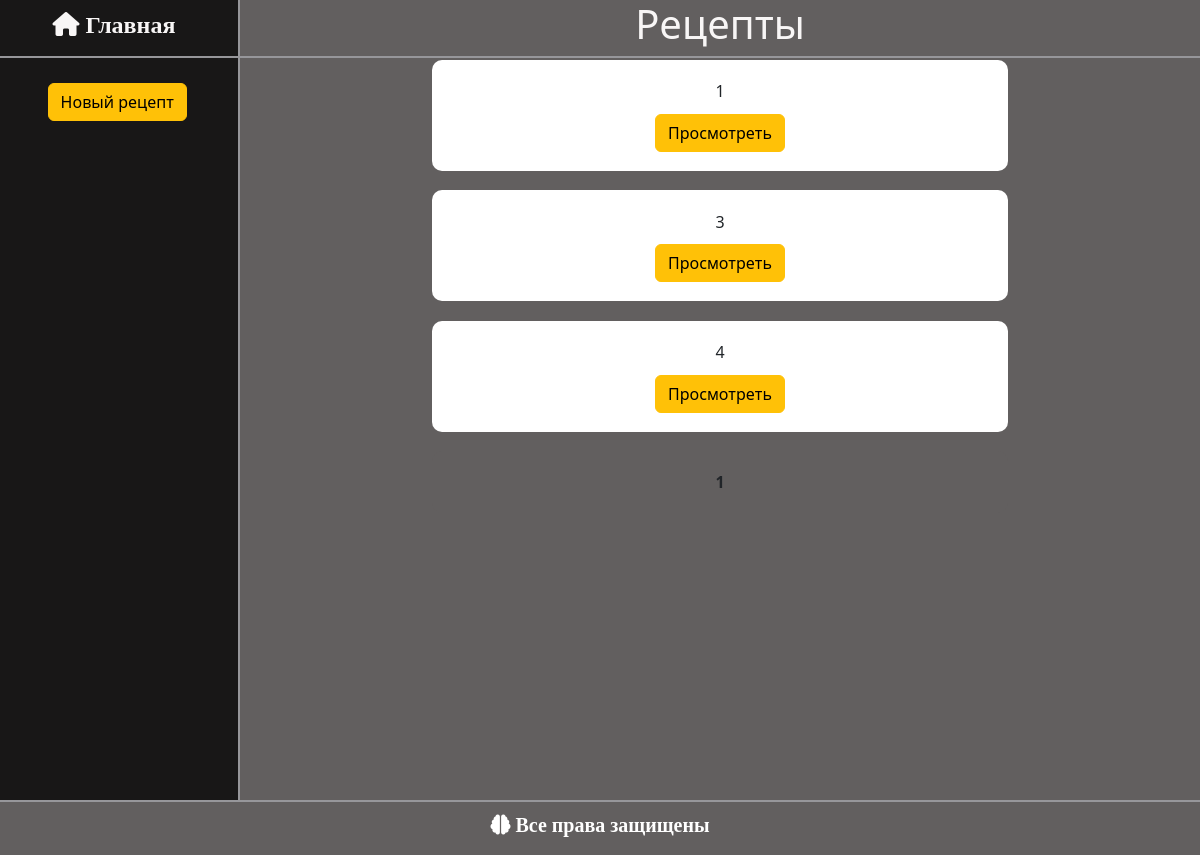
The page /recepts/ on the database as committed earlier.
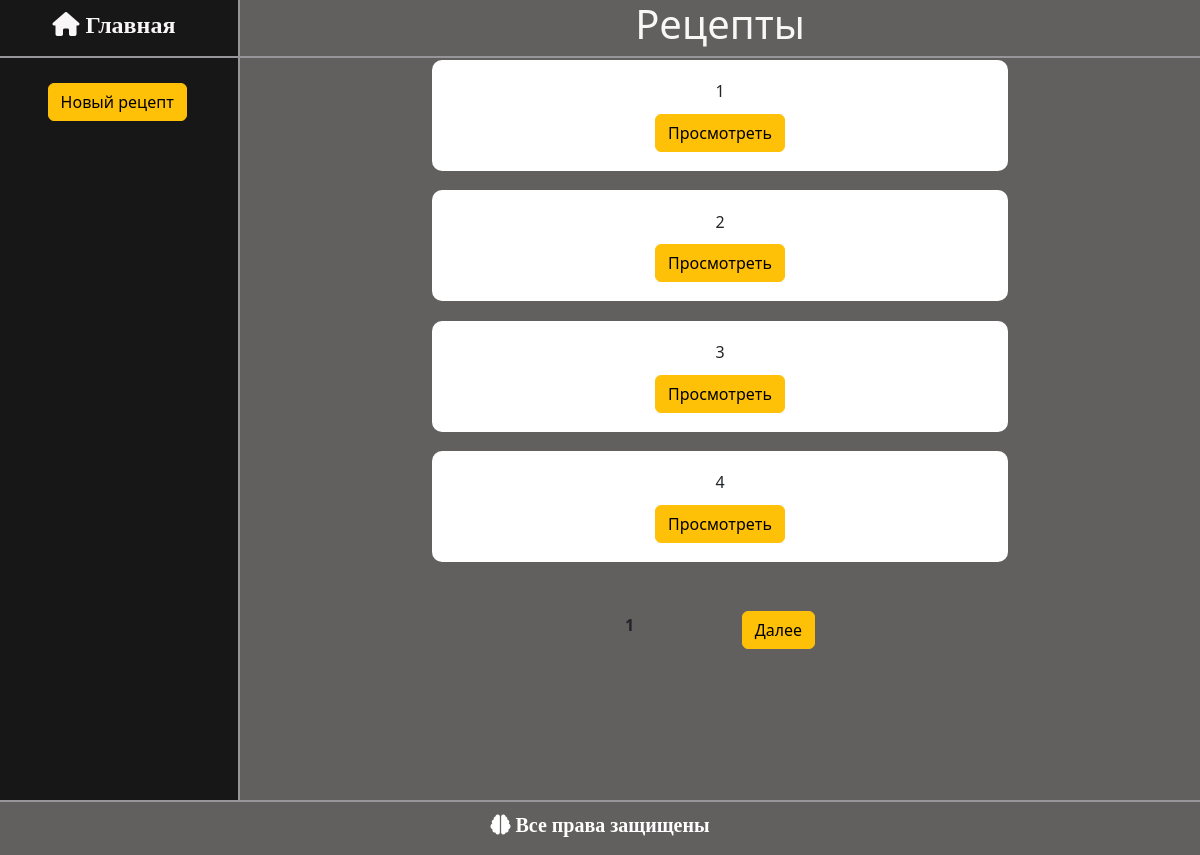
The same page on the database as committed later.
### recept/models.py (models this page shows, shortened)
class DishModel(models.Model):
    dish_name = models.CharField('Название блюда', max_length=100, unique=True)
    def __str__(self):
        return self.dish_name
    class Meta:
        verbose_name = 'Блюдо'
        verbose_name_plural = 'Блюда'

### recept/views.py (the view)
# urls.py: path('recepts/', views.ReceptsView.as_view(), name='recepts'),
class ReceptsView(ListView):
    model = DishModel
    template_name = 'recept/recepts.html'
    context_object_name = 'page'
    paginate_by = 4
    ordering = ['dish_name']
    def get_context_data(self, **kwargs):
        context = super().get_context_data(**kwargs)
        return context

### recept/templates/recept/recepts.html (shortened to what this page needs)
{% extends 'recept/loyout.html' %}
{% block header %}
    <div class="active">
        <ul>
            <a href="{% url 'index' %}"><link><i class="fas fa-home"> Главная</i></a><br>
        </ul>
    </div>
    <h1>Рецепты</h1>
{% endblock %}
{% block content %}
    <div class="aside-content">
        <a id="button-recept" href="{% url 'newdish' %}" class="btn btn-warning">Новый рецепт</a>
    </div>
    <div class="main">
        {% if page %}
            {% for el in page %}
                <div class="recept-list">
                    {{ el }}
                    <a id="button-recept-content" href="{% url 'dish' el.pk %}" class="btn btn-warning">Просмотреть</a>
                </div>
            {% endfor %}
            <div class="next-last">
                    <b>{{ page_obj.number }}</b>
                    {% if page_obj.has_next %}
                        <a id="button-recept-content" href="?page={{ page_obj.next_page_number }}" class="btn btn-warning">Далее</a>
                    {% endif %}
            </div>
        {% else %}
            <div class="recept-list">
                <h3>У вас еще не добавлено ни одного рецепта</h3>
                <a id="button-recept-content" href="{% url 'newdish' %}" class="btn btn-warning">Новый рецепт</a>
            </div>
        {% endif %}
    </div>
{% endblock %}

### recept/templates/recept/loyout.html (shortened to what this page needs)
{% load static %}
<!doctype html>
<html lang="en">
<head>
    <link rel="stylesheet" href="https://cdn.jsdelivr.net/npm/bootstrap@5.3.2/dist/css/bootstrap.min.css">
    <link rel="stylesheet" href="{% static 'newrecept/css/newrecept.css' %}">
</head>
<body>
    <div class="wrapper">
        <header>
            {% block header %}{% endblock %}
        </header>
        <div class="content">
            {% block content %}{% endblock %}
        </div>
    </div>
    <footer>
        <h5 class="fa-solid fa-brain"> Все права защищены</h5>
    </footer>
</body>
</html>

### recept/static/newrecept/css/newrecept.css (style rules this page uses)
body { background: #625f5f; max-font-size: 100%; }
header { width: 100%; height: auto; float: right; position: fixed; border-bottom: #96969a 2px solid; }
h1 { color: #f8f6f6; text-align: center; }
.active, .aside-content { background: #181717; color: #ffffff; float: left; width: 20%; padding-top: 1%; border-right: #96969a 2px solid; }
.aside-content { min-height: 100vh; height: 100%; }
.main { display: flex; flex-direction: column; justify-content: center; align-items: center; margin-top: 5%; }
.recept-list, .next-last { display: flex; flex-direction: column; align-items: center; justify-content: center; width: 60%; background: white; height: auto; margin-bottom: 2%; border-radius: 10px; padding: 2%; }
.next-last { background: #625f5f; flex-direction: row; justify-content: center; align-items: center; gap: 20%; }
.wrapper { min-height: 100vh; }
.content { float: right; width: 100%; height: auto; }
footer { color: #ffffff; clear: both; text-align: center; padding: 1%; width: 100%; float: right; border-top: #96969a 2px solid; }
#button-recept { margin-top: 30%; margin-left: 20%; }
i, a, .btn { transition: transform 0.5s; }
i { color: #f8f6f6; font-size: 1.5em; margin-left: 10%; }
a { margin-top: 2%; }

Rows that differ between the two databases and show on the page:
added DishModel: dish_name "2"
Other text that changed with them:
text now shown: "Далее"
